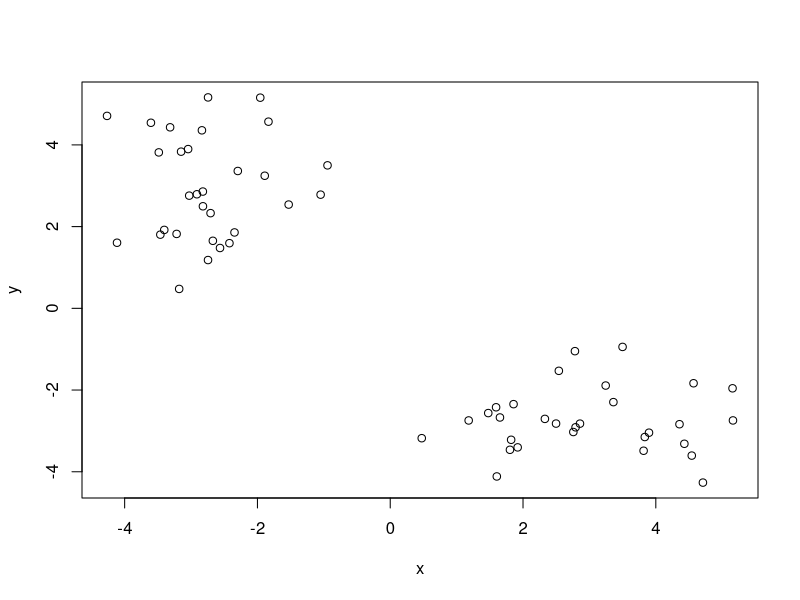
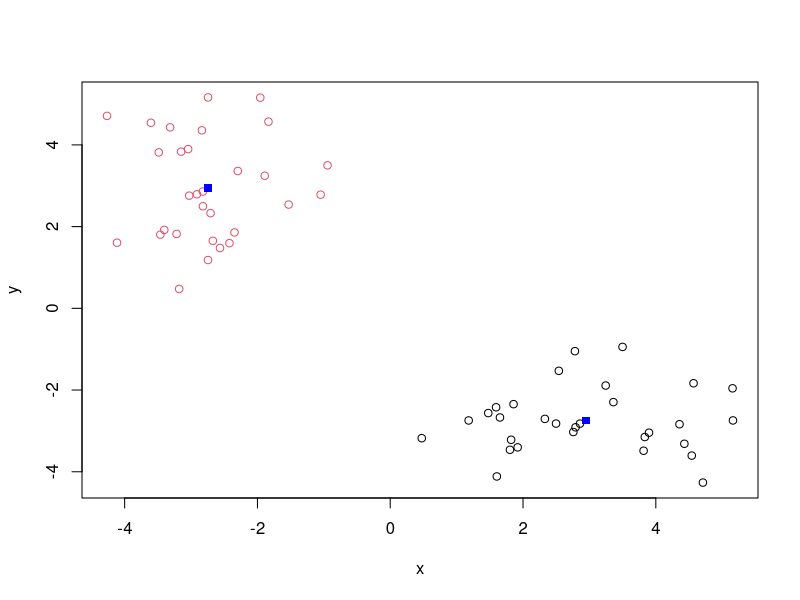
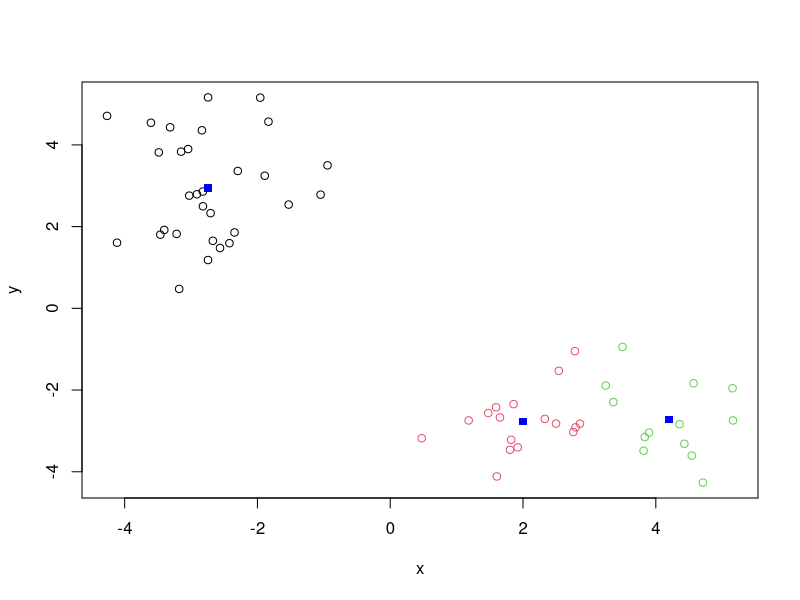
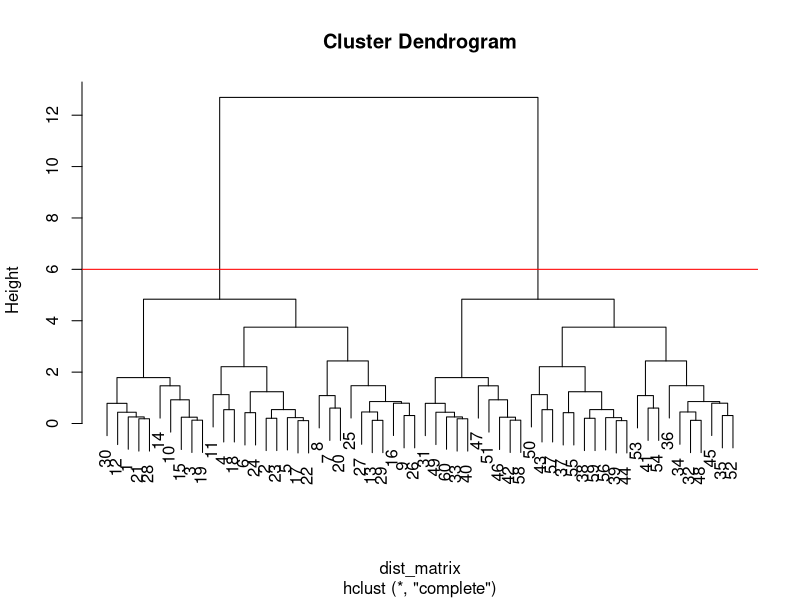
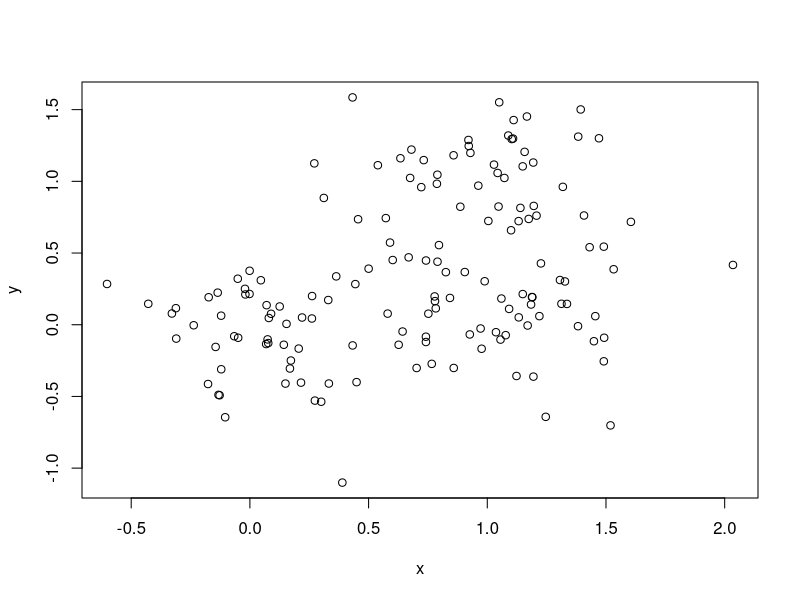
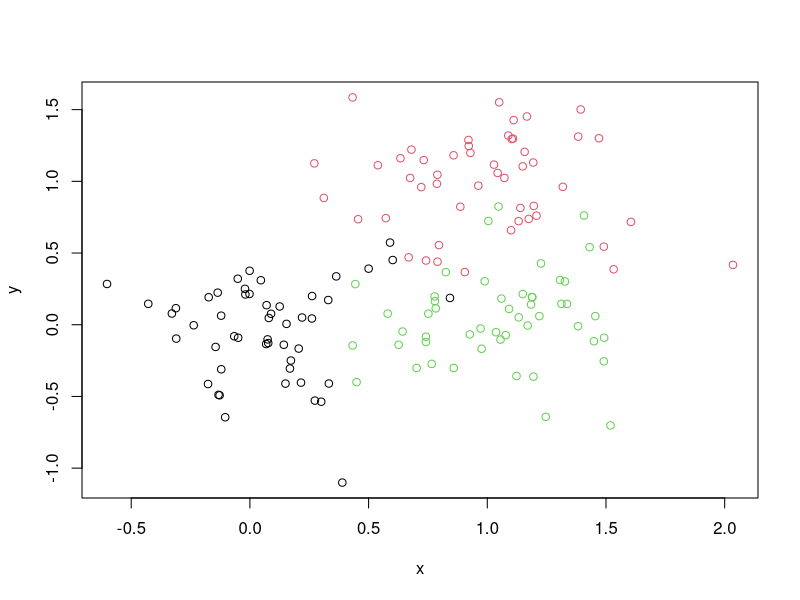
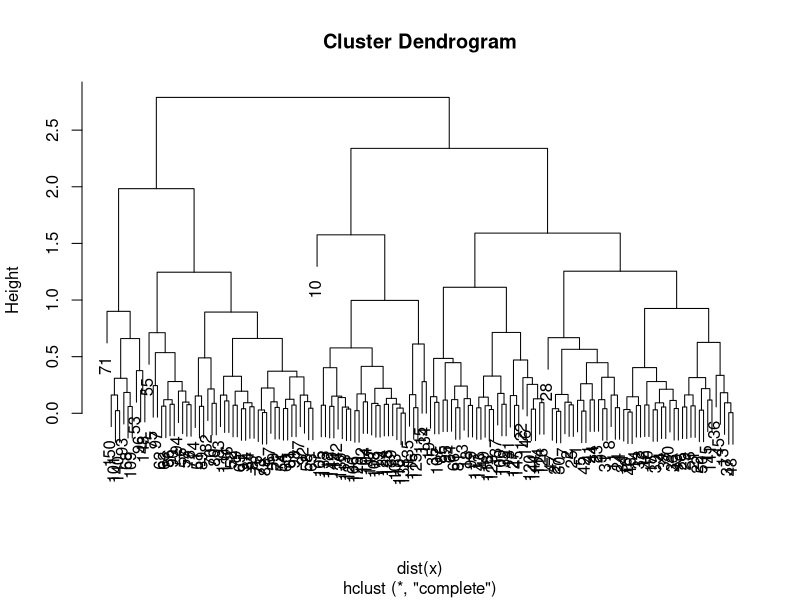
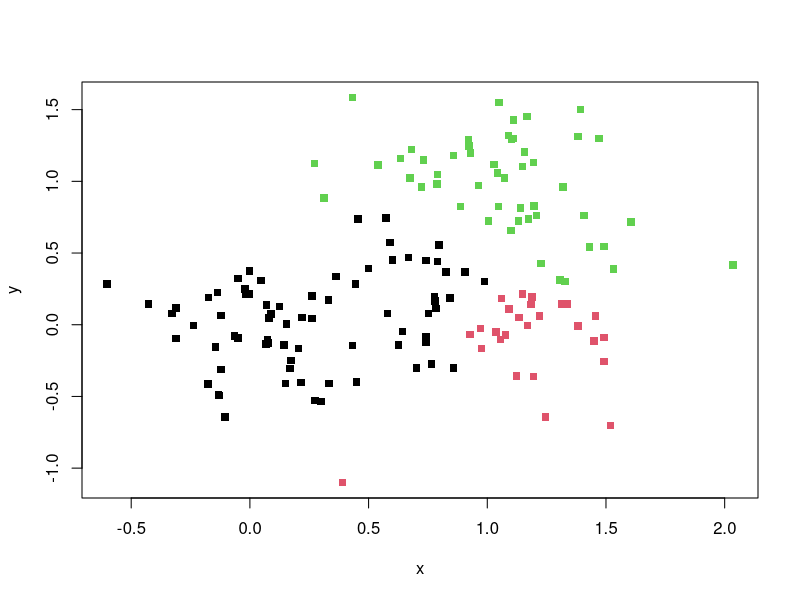

Write R code to recreate these figures, in order.
## ---- chunk 1
knitr::opts_chunk$set(echo = TRUE)
## ---- chunk 2
# Generate some example data for clustering
tmp <- c(rnorm(30,-3), rnorm(30,3))
x <- cbind(x=tmp, y=rev(tmp))
plot(x)
## ---- chunk 3
km <- kmeans(x, centers = 2, nstart = 20)
print(km)
## ---- chunk 4
km$cluster
## ---- chunk 5
km$size
## ---- chunk 6
km$cluster
## ---- chunk 7
km$centers
## ---- chunk 8
#Color Coding only the clusters so far
plot(x, col = km$cluster)
#Now we make the centers blue and with a different shape
points(km$centers, col = "blue", pch=15)
## ---- chunk 9
#Repeat k cluster for k = 3
km2 <- kmeans(x, centers = 3, nstart = 20)
print(km2)
## ---- chunk 10
plot(x, col = km2$cluster)
points(km2$centers, col = "blue", pch = 15)
## ---- chunk 11
#First we need to calculate point(dis)similarity
#as the euclidean distance between observations
dist_matrix <- dist(x) 
hc <- hclust(d = dist_matrix)

# the print method is not so useful here so we use plot
hc
## ---- chunk 12
#You can choose how many clusters you want and simply move down #  from the top
plot(hc)
abline(h=6, col = "red")
cutree(hc, h=6) # Cut by height h
## ---- chunk 13
#cut at height 6
cutree(hc, h = 6)
## ---- chunk 14
#give me 4 clusters
cutree(hc, k = 4)
## ---- chunk 15
#You can argue using: complete, single, average, centroid 
#hc.complete <- hclust(d, method="complete")
#hc.average <- hclust(d, method="average")
#hc.single <- hclust(d, method="single")
## ---- chunk 16
# Step 1. Generate some example data for clustering
x <- rbind(
 matrix(rnorm(100, mean=0, sd = 0.3), ncol = 2), # c1
 matrix(rnorm(100, mean = 1, sd = 0.3), ncol = 2), # c2
 matrix(c(rnorm(50, mean = 1, sd = 0.3), # c3
 rnorm(50, mean = 0, sd = 0.3)), ncol = 2))
colnames(x) <- c("x", "y")
# Step 2. Plot the data without clustering
plot(x)
# Step 3. Generate colors for known clusters
# (just so we can compare to hclust results)
col <- as.factor( rep(c("c1","c2","c3"), each=50) )
plot(x, col=col)
## ---- chunk 17
#ALWAYS NEED TO ADD DIST TO HCLUST
clust <- hclust(dist(x))
plot(clust)

## ---- chunk 18
#to produce 2 clusters change out k
members2 <- cutree(clust, k = 2)
members3 <- cutree(clust, k = 3)

#Lets look at both (remember to cbind the new cutree info to be #  able to plot it)
cbind(k2 =members2, k3 = members3)
plot(x, col =members3, pch =15)
## ---- chunk 19
## Initialize a blank 100 row by 10 column matrix
mydata <- matrix(nrow=100, ncol=10)
## Lets label the rows gene1, gene2 etc. to gene100
#Paste makes strings of character values
rownames(mydata) <- paste("gene", 1:100, sep="")
## Lets label the first 5 columns wt1, wt2, wt3, wt4 and wt5
## and the last 5 ko1, ko2 etc. to ko5 (for "knock-out")
colnames(mydata) <- c( paste("wt", 1:5, sep=""),
 paste("ko", 1:5, sep="") )
## Fill in some fake read counts
for(i in 1:nrow(mydata)) {
 wt.values <- rpois(5, lambda=sample(x=10:1000, size=1))
 ko.values <- rpois(5, lambda=sample(x=10:1000, size=1))

 mydata[i,] <- c(wt.values, ko.values)
}
head(mydata)
## ---- chunk 20
#prcomp flips data so you need to reflip it again (t = transpose = flips)
#head(t(mydata))
## ---- chunk 21
pca <- prcomp( t(mydata), scale = TRUE )
pca
## ---- chunk 22
## A basic PC1 vs PC2 plot 2-D
attributes(pca)
#x is  the name for our data so we use that in our PCA analysis
plot(pca$x[,1], pca$x[,2])

## ---- chunk 23
##percent variance is often more informative to look at
pca.var <- pca$sdev^2
pca.var.per <- round(pca.var/sum(pca.var)*100, 1)

pca.var.per
## ---- chunk 24
barplot(pca.var.per, main="Scree Plot",
 xlab="Principal Component", ylab="Percent Variation")
## ---- chunk 25
#color up our PCA plot
colvec <- colnames(mydata)
colvec[grep("wt", colvec)] <- "red"
colvec[grep("ko", colvec)] <- "blue"
plot(pca$x[,1], pca$x[,2], col=colvec, pch=16,
 xlab=paste0("PC1 (", pca.var.per[1], "%)"),
 ylab=paste0("PC2 (", pca.var.per[2], "%)")) 
## ---- chunk 26
plot(pca$x[,1], pca$x[,2], col=colvec, pch=16,
 xlab=paste0("PC1 (", pca.var.per[1], "%)"),
 ylab=paste0("PC2 (", pca.var.per[2], "%)")) 
identify(pca$x[,1], pca$x[,2], labels=colnames(mydata))
## ---- chunk 27
loading_scores <- pca$rotation[,1]
summary(loading_scores)
## We are interested in the magnitudes of both plus
## and minus contributing genes
gene_scores <- abs(loading_scores) 
## ---- chunk 28
#x <- read.csv("~/Downloads/UK_foods.csv")
#dim(x)
